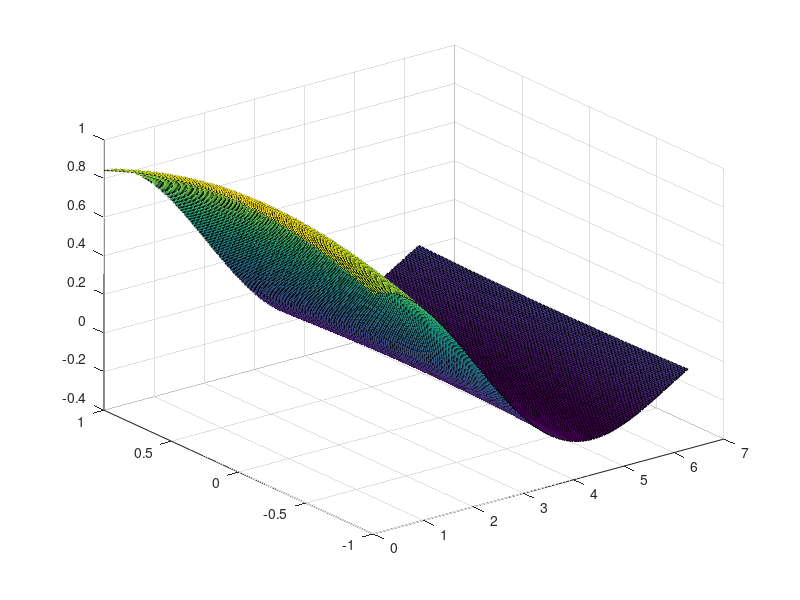

The MATLAB source for this figure:
u = 0 : pi/100 : 2*pi;
v = -1 : 1/100 : 1;

[X, Y] = meshgrid(u, v);

f = @(x,y) sin (sqrt (x.^2 + y.^2)) ./ sqrt (x.^2 + y.^2);
Z = f(X, Y);

s = surf(X, Y, Z);
waitfor(s)
